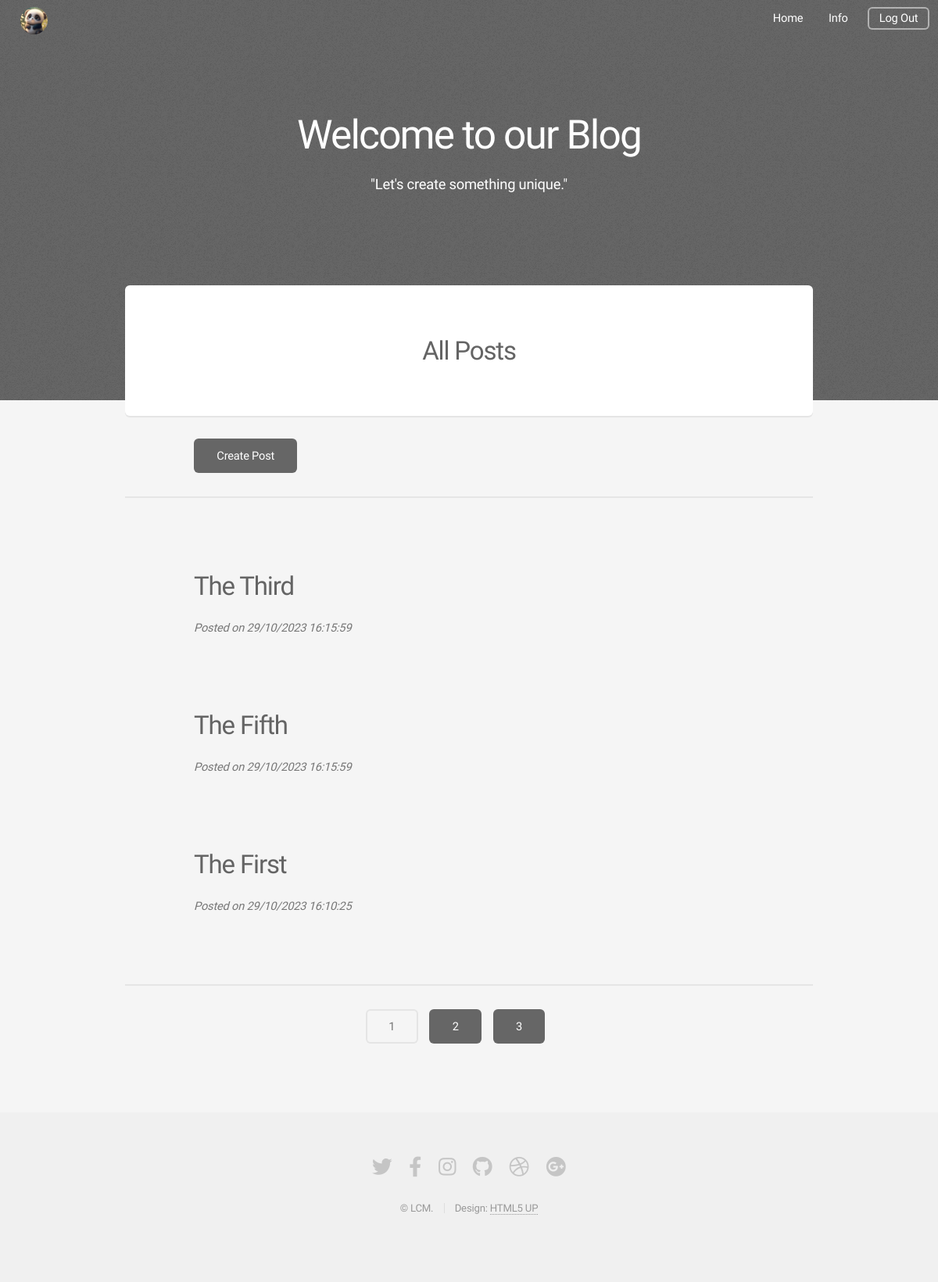
The app's page /home (signed in), older data.
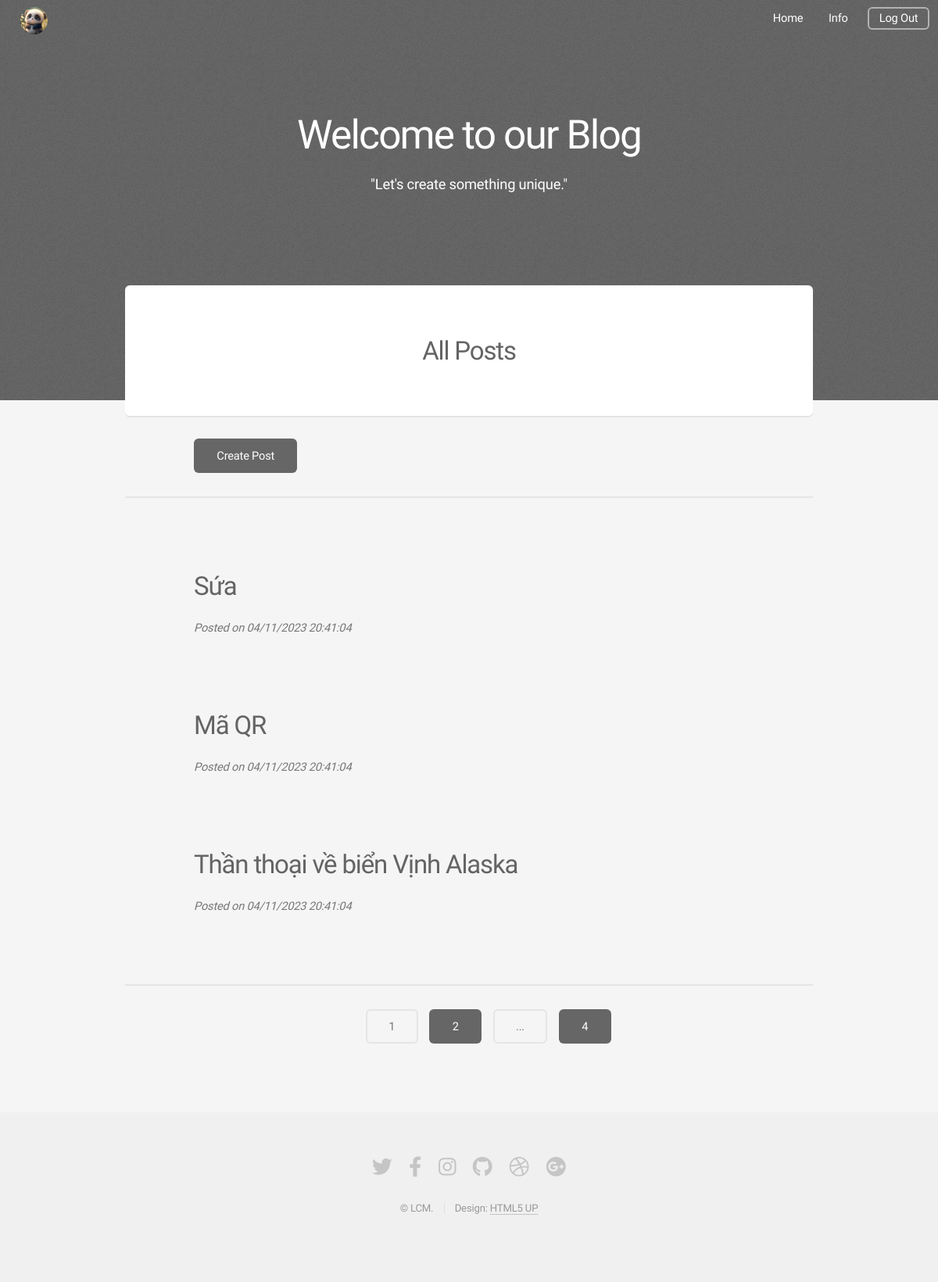
The same page, newer data.
### blog/model.py (models this page shows, shortened)
class Post(db.Model):
    id = db.Column(db.Integer, primary_key=True)
    title = db.Column(db.String(100), nullable=False)
    content = db.Column(db.Text, nullable=False)
    date = db.Column(db.DateTime, nullable=False, default=datetime.now())
    image_cover = db.Column(db.String(20), default="..\static\default_image_cover.jpg")
    post_rela = db.relationship('State', backref=db.backref('post', lazy=True))

### blog/route.py (the view)
@app.route('/')
@app.route('/home')
def home():
    page = request.args.get('page', 1, type=int)
    posts = Post.query.order_by(Post.date.desc()).paginate(page=page,
                                                           per_page=3)
    return render_template('index.html', posts=posts)

### blog/model.py (called while the page is built)
@login_manager.user_loader
def load_user(user_id):
     return User.query.get(int(user_id))

### blog/templates/index.html (shortened to what this page needs)
<!DOCTYPE HTML>
<html>
	<head>
		<link rel="stylesheet" href="../static/assets/css/main.css" />
	</head>
	<body class="landing is-preload">
		<div id="page-wrapper">
            <header id="header" class="alt">
                {% if current_user.is_authenticated: %}
                <nav style="top: 0.5em; left: 0.75em; right: auto;">
                    <ul>
                        <li><a><img src="{{ current_user.avatar }}" class="avatar"></a></li>
                    </ul>
                </nav>
                {% endif %}
                <nav id="nav">
                    <ul>
                        <li><a href="{{ url_for('home') }}">Home</a></li>
                        {% if current_user.is_authenticated: %}
                            {% if current_user.rank_id == 1: %}
                            <li><a href="{{ url_for('admin') }}" class="icon solid">Info</a></li>
                            {% else: %}
                            <li><a href="{{ url_for('account') }}" class="icon solid">Info</a></li>
                            {% endif %}
                            <li><a href="{{ url_for('logout') }}" class="button">Log Out</a></li>
                        {% endif %}
                    </ul>
                </nav>
            </header>
            <section id="banner">
                <h2><b style="color: white;">Welcome to our Blog</b></h2>
                <p><b style="color: white;">"Let's create something unique."</b></p>
            </section>
            <section id="main" class="container">
                <section class="box special">
                    <header class="major">
                        <h2>All Posts</h2>
                    </header>
                </section>
                {% if current_user.is_authenticated %}
                <div class="col-12" style="margin: 0 0 0 10%">
                    <ul class="actions">
                        <li><a href="{{ url_for('new_post') }}" class="button special">Create Post</a></li>
                    </ul>
                </div>
                <hr>
                {% endif %}
                {% for post in posts: %}
                <div style="margin: 10%">
                    <a href="{{ url_for('post', post_id=post.id) }}">
                        <h2>{{ post.title }}</h2>
                    </a>
                    <i>Posted on {{ post.date.strftime("%d/%m/%Y %H:%M:%S") }}</i>
                </div>
                {% endfor %}
                <hr>
                <div class="col-12" style="margin: 0 0 0 35%">
                    <ul class="actions">
                    {% for page_num in posts.iter_pages(left_edge=1, right_edge=1, left_current=1, right_current=1) %}
                        {% if page_num %}
                            {% if posts.page == page_num %}
                               <li><a href="{{ url_for('home', page=page_num) }}" class="button alt">{{ page_num }}</a></li>
                            {% else %}
                               <li><a href="{{ url_for('home', page=page_num) }}" class="button special">{{ page_num }}</a></li>
                            {% endif %}
                        {% else %}
                        <li><a href="#" class="button alt">...</a></li>
                        {% endif %}
                    {% endfor %}
                    </ul>
                </div>
            </section>
            <footer id="footer">
                <ul class="icons">
                    <li><a href="#" class="icon brands fa-twitter"><span class="label">Twitter</span></a></li>
                    <li><a href="#" class="icon brands fa-facebook-f"><span class="label">Facebook</span></a></li>
                    <li><a href="#" class="icon brands fa-instagram"><span class="label">Instagram</span></a></li>
                    <li><a href="#" class="icon brands fa-github"><span class="label">Github</span></a></li>
                    <li><a href="#" class="icon brands fa-dribbble"><span class="label">Dribbble</span></a></li>
                    <li><a href="#" class="icon brands fa-google-plus"><span class="label">Google+</span></a></li>
                </ul>
                <ul class="copyright">
                    <li>&copy; LCM.</li><li>Design: <a href="http://html5up.net">HTML5 UP</a></li>
                </ul>
            </footer>
		</div>
	</body>
</html>

Row changes from the older to the newer data that the page shows:
no longer on this page (row unchanged): Post: title "The Third", date "29/10/2023 16:15:59"
no longer on this page (row unchanged): Post: title "The Fifth", date "29/10/2023 16:15:59"
no longer on this page (row unchanged): Post: title "The First", date "29/10/2023 16:10:25"
added Post: title "Sứa", date "04/11/2023 20:41:04"
added Post: title "Mã QR", date "04/11/2023 20:41:04"
added Post: title "Thần thoại về biển Vịnh Alaska", date "04/11/2023 20:41:04"
Text that changed along with them:
new list line: "4"
list line gone: "3"
